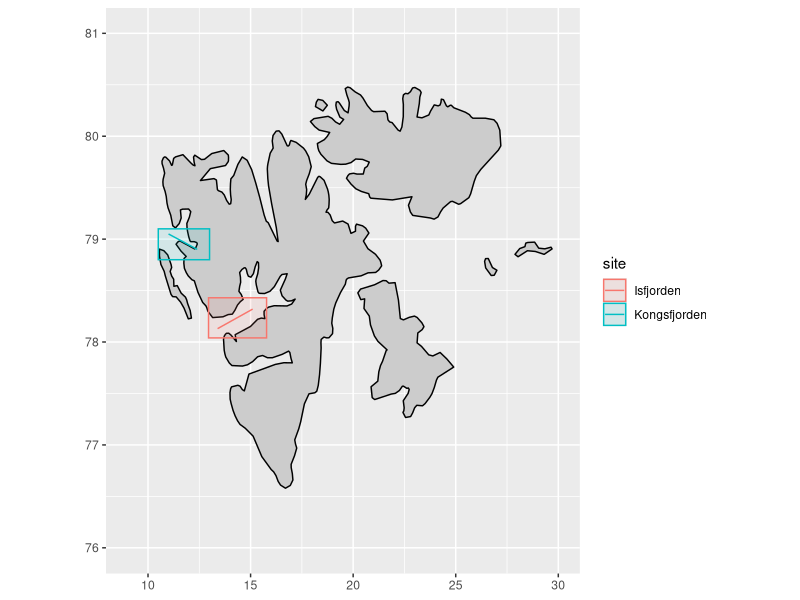
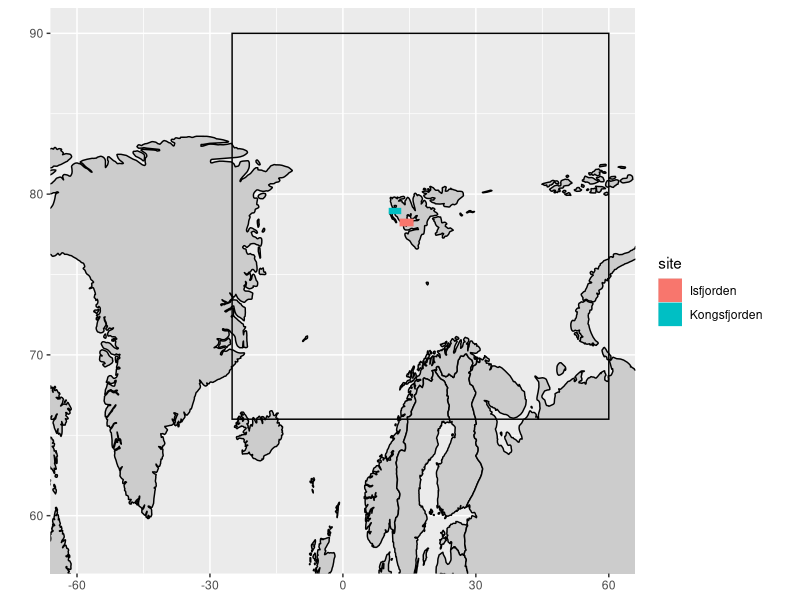

Write the R code that produced these figures, in order.
# code/study_sites.R
# This script houses code used in managing study site info

# Notes on site coordinators contacted for bbox and transect coordinates
# Western Greenland: Nuup Kangerlua (Godthåbsfjord) (GF), Qeqertarsuup Tunua (Disko Bay) (DB): Thomas Juul-Pedersen
# Eastern Greenland: Young Sound (YS): Mikael Kristian Sejr
# Svalbard: Kongsfjorden (KF): Allison Bailey
# Svalbard: Isfjorden (IF), Inglefieldbukta (IB) and Agardhbukta: Janne Søreide
# Norway: Porsangerfjorden (PF), Finnmark: Lis Lindal Jørgensen


# Setup -------------------------------------------------------------------

library(tidyverse)


# Bounding boxes ----------------------------------------------------------

# European Arctic
bbox_EU <- data.frame(lon1 = -25,
                      lon2 = 60,
                      lat1 = 66,
                      lat2 = 90)

# Sites
bboxs <- data.frame(site = c("Kongsfjorden", "Isfjorden"),
                    lon1 = c(10.5, 12.95),
                    lon2 = c(13, 15.78),
                    lat1 = c(78.8, 78.04),
                    lat2 = c(79.1, 78.43))


# Transects ---------------------------------------------------------------

trnscts <- data.frame(site = c("Kongsfjorden", "Isfjorden"),
                      lon1 = c(11, 15.1),
                      lon2 = c(12.4, 13.39),
                      lat1 = c(79.05, 78.32),
                      lat2 = c(78.9, 78.13))


# Map ---------------------------------------------------------------------

# Svalbard study sites
ggplot(data = bboxs) +
  borders(fill = "grey80", colour = "black") +
  geom_rect(aes(xmin = lon1, xmax = lon2, ymin = lat1, ymax = lat2,
                fill = site, colour = site), alpha = 0.1) +
  geom_segment(data = trnscts, aes(x = lon1, xend = lon2, y = lat1, yend = lat2, colour = site)) +
  coord_quickmap(xlim = c(9, 30), ylim = c(76, 81)) +
  # coord_quickmap(xlim = c(bbox_EU$lon1, bbox_EU$lon2), ylim = c(bbox_EU$lat1, bbox_EU$lat2)) +
  # coord_quickmap(xlim = c(bboxs$lon1, bboxs$lon2), ylim = c(bboxs$lat1, bboxs$lat2)) +
  # facet_wrap(~site) +
  labs(x = NULL, y = NULL)

# Finland study sites

# Greenland study sites

# Full study area
ggplot() +
  borders(fill = "grey80", colour = "black") +
  geom_rect(data = bbox_EU, fill = NA, colour = "black",
            aes(xmin = lon1, xmax = lon2, ymin = lat1, ymax = lat2)) +
  geom_rect(data = bboxs,
            aes(xmin = lon1, xmax = lon2, ymin = lat1, ymax = lat2,
                fill = site, colour = site)) +
  coord_quickmap(xlim = c(-60, 60), ylim = c(58, 90)) +
  labs(x = NULL, y = NULL)

